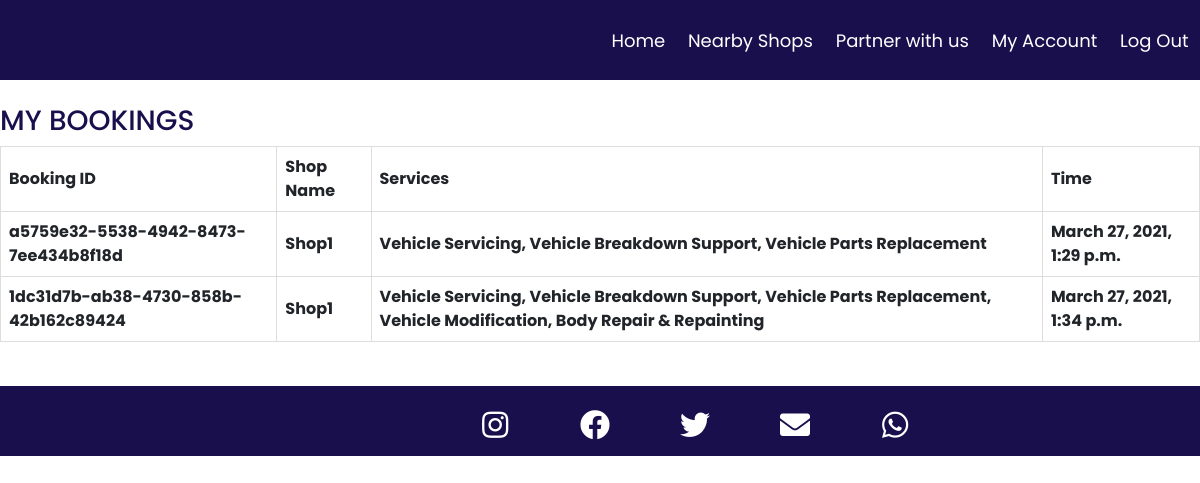
Page /myaccount/ (signed in) on the earlier database version.
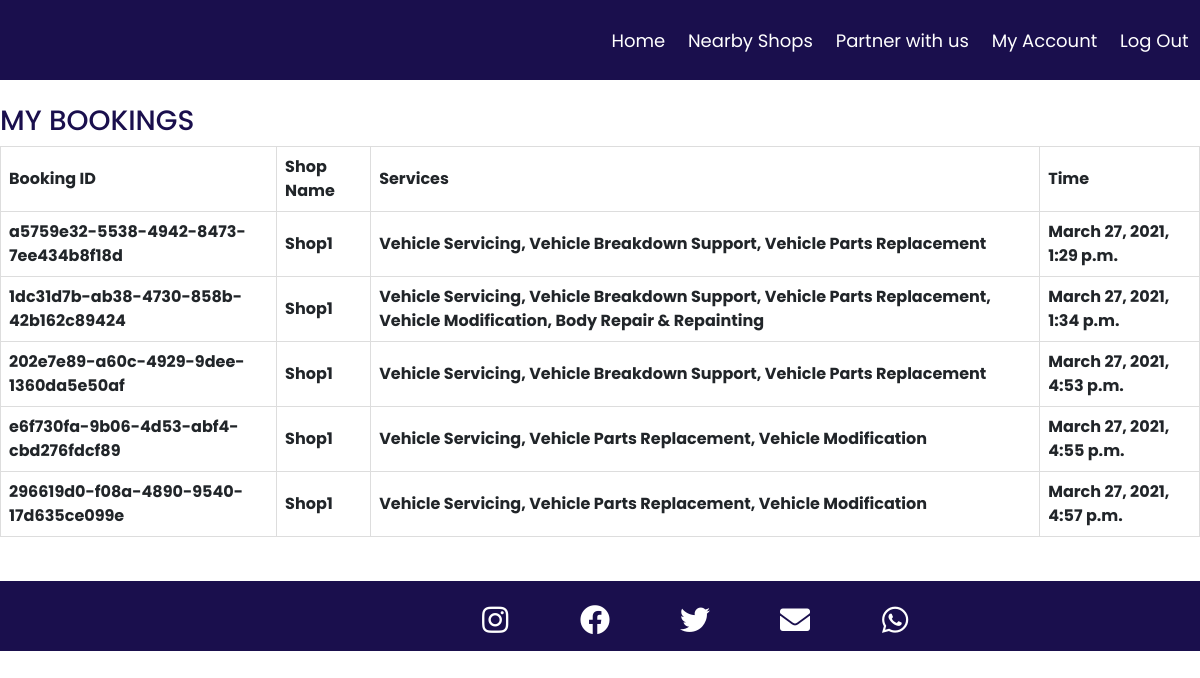
Same page on the later database version.
### carserviceapp/models.py (models this page shows)
class Booking(models.Model):
    booking_id = models.UUIDField(primary_key=True,default=uuid.uuid4, editable=False)
    customer = models.ForeignKey(User, default='', on_delete=models.CASCADE)
    hired_shop = models.ForeignKey(Shop, on_delete=models.CASCADE)
    services_required = MultiSelectField(choices=Services)
    time = models.DateTimeField(default=timezone.now)

class Shop(models.Model):
    shop_id = models.UUIDField(primary_key=True, default=uuid.uuid4, editable=False)
    shop_name = models.CharField(max_length=50)
    owner_name = models.CharField(max_length=50)
    shop_email = models.EmailField(max_length=60,unique=True)
    shop_contact = models.IntegerField(unique=True)
    owner_contact = models.IntegerField(unique=True)
    shop_locality = models.CharField(max_length=50)
    shop_district = models.CharField(max_length=50)
    shop_city = models.CharField(max_length=50)
    shop_pincode = models.IntegerField()
    vehicle_servicing_charge = models.IntegerField()
    vehicle_breakdown_Support_charge = models.IntegerField()
    vehicle_parts_Replacement_charge = models.IntegerField()
    vehicle_modification_charge = models.IntegerField()
    body_repair_and_repainting_charge = models.IntegerField()
    shop_image = models.ImageField()
    def __str__(self):
        return self.shop_name

### carserviceapp/views.py (the view)
# urls.py: path('myaccount/',views.myaccount_view,name='myaccount'),
def myaccount_view(request):
    current_user = request.user
    mybookings = Booking.objects.filter(customer=current_user)
    return render(request,'registration/myaccount.html',{'mybookings':mybookings})

### templates/registration/myaccount.html (shortened to what this page needs)
{% extends '../base.html' %}
{% load crispy_forms_tags %}
{% block content %}
<body>
    <br>
    <h3 style="color: hsl(251, 67%, 18%);" data-aos="fade-up">MY BOOKINGS</h3>
    <table>
        <tr>
            <th>Booking ID</th>
            <th>Shop Name</th>
            <th>Services</th>
            <th>Time</th>
        </tr>
        {% for b in mybookings%}
        <tr>
            <th>{{b.booking_id}}</th>
            <th>{{b.hired_shop}}</th>
            <th>{{b.services_required}}</th>
            <th>{{b.time}}</th>
        </tr>
        {% endfor %}
    </table>
    <br>
</body>
{% endblock %}

Differences in the rows shown:
added Booking: booking_id "202e7e89-a60c-4929-9dee-1360da5e50af", hired_shop "Shop1", services_required "Vehicle Servicing, Vehicle Breakdown Support, Vehicle Parts Replacement", time "March 27, 2021, 4:53 p.m."
added Booking: booking_id "e6f730fa-9b06-4d53-abf4-cbd276fdcf89", hired_shop "Shop1", services_required "Vehicle Servicing, Vehicle Parts Replacement, Vehicle Modification", time "March 27, 2021, 4:55 p.m."
added Booking: booking_id "296619d0-f08a-4890-9540-17d635ce099e", hired_shop "Shop1", services_required "Vehicle Servicing, Vehicle Parts Replacement, Vehicle Modification", time "March 27, 2021, 4:57 p.m."
